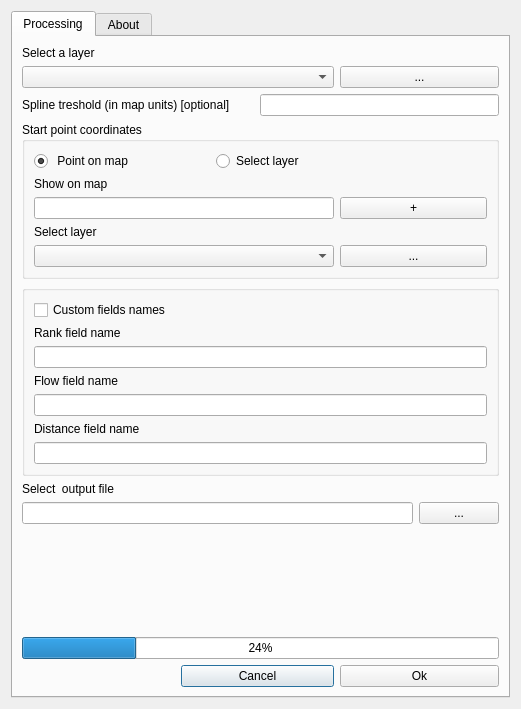
<?xml version="1.0" encoding="UTF-8"?>
<ui version="4.0">
 <class>LinesRankingDialogBase</class>
 <widget class="QDialog" name="LinesRankingDialogBase">
  <property name="enabled">
   <bool>true</bool>
  </property>
  <property name="geometry">
   <rect>
    <x>0</x>
    <y>0</y>
    <width>521</width>
    <height>709</height>
   </rect>
  </property>
  <property name="sizePolicy">
   <sizepolicy hsizetype="Preferred" vsizetype="Preferred">
    <horstretch>0</horstretch>
    <verstretch>0</verstretch>
   </sizepolicy>
  </property>
  <property name="minimumSize">
   <size>
    <width>0</width>
    <height>0</height>
   </size>
  </property>
  <property name="maximumSize">
   <size>
    <width>16777215</width>
    <height>16777215</height>
   </size>
  </property>
  <property name="mouseTracking">
   <bool>false</bool>
  </property>
  <property name="acceptDrops">
   <bool>false</bool>
  </property>
  <property name="windowTitle">
   <string>Lines Ranking</string>
  </property>
  <property name="sizeGripEnabled">
   <bool>false</bool>
  </property>
  <layout class="QGridLayout" name="gridLayout">
   <item row="0" column="0">
    <widget class="QTabWidget" name="tabWidget">
     <property name="currentIndex">
      <number>0</number>
     </property>
     <widget class="QWidget" name="tab">
      <attribute name="title">
       <string>Processing</string>
      </attribute>
      <layout class="QGridLayout" name="gridLayout_2">
       <item row="11" column="0" colspan="6">
        <widget class="QProgressBar" name="progressBar">
         <property name="value">
          <number>24</number>
         </property>
        </widget>
       </item>
       <item row="6" column="0" colspan="5">
        <widget class="QLineEdit" name="lineEdit">
         <property name="placeholderText">
          <string/>
         </property>
        </widget>
       </item>
       <item row="13" column="2" colspan="2">
        <widget class="QPushButton" name="pushButton_4">
         <property name="text">
          <string>Cancel</string>
         </property>
        </widget>
       </item>
       <item row="6" column="5">
        <widget class="QPushButton" name="pushButton">
         <property name="text">
          <string>...</string>
         </property>
        </widget>
       </item>
       <item row="13" column="4" colspan="2">
        <widget class="QPushButton" name="pushButton_3">
         <property name="text">
          <string>Ok</string>
         </property>
        </widget>
       </item>
       <item row="10" column="0" colspan="6">
        <widget class="QLabel" name="label_9">
         <property name="text">
          <string/>
         </property>
        </widget>
       </item>
       <item row="9" column="0">
        <spacer name="verticalSpacer">
         <property name="orientation">
          <enum>Qt::Vertical</enum>
         </property>
         <property name="sizeHint" stdset="0">
          <size>
           <width>20</width>
           <height>40</height>
          </size>
         </property>
        </spacer>
       </item>
       <item row="2" column="3" colspan="3">
        <widget class="QLineEdit" name="lineEdit_3">
         <property name="autoFillBackground">
          <bool>false</bool>
         </property>
         <property name="inputMethodHints">
          <set>Qt::ImhNone</set>
         </property>
         <property name="text">
          <string/>
         </property>
        </widget>
       </item>
       <item row="2" column="0" colspan="3">
        <widget class="QLabel" name="label_4">
         <property name="text">
          <string>Spline treshold (in map units) [optional]</string>
         </property>
        </widget>
       </item>
       <item row="3" column="0" colspan="6">
        <widget class="QGroupBox" name="groupBox">
         <property name="title">
          <string>Start point coordinates</string>
         </property>
         <layout class="QGridLayout" name="gridLayout_3">
          <item row="4" column="2">
           <widget class="QPushButton" name="pushButton_5">
            <property name="text">
             <string>...</string>
            </property>
           </widget>
          </item>
          <item row="1" column="0">
           <widget class="QLabel" name="label_3">
            <property name="text">
             <string>Show on map</string>
            </property>
           </widget>
          </item>
          <item row="2" column="0" colspan="2">
           <widget class="QLineEdit" name="lineEdit_2"/>
          </item>
          <item row="0" column="1" alignment="Qt::AlignHCenter">
           <widget class="QRadioButton" name="radioButton_2">
            <property name="text">
             <string>Select layer</string>
            </property>
           </widget>
          </item>
          <item row="3" column="0">
           <widget class="QLabel" name="label_5">
            <property name="text">
             <string>Select layer</string>
            </property>
           </widget>
          </item>
          <item row="0" column="0">
           <widget class="QRadioButton" name="radioButton">
            <property name="text">
             <string> Point on map</string>
            </property>
            <property name="checked">
             <bool>true</bool>
            </property>
           </widget>
          </item>
          <item row="2" column="2">
           <widget class="QPushButton" name="pushButton_2">
            <property name="text">
             <string>+</string>
            </property>
           </widget>
          </item>
          <item row="4" column="0" colspan="2">
           <widget class="QComboBox" name="comboBox_2"/>
          </item>
         </layout>
        </widget>
       </item>
       <item row="0" column="0">
        <widget class="QLabel" name="label">
         <property name="text">
          <string>Select a layer</string>
         </property>
        </widget>
       </item>
       <item row="4" column="0" colspan="6">
        <widget class="QGroupBox" name="groupBox_2">
         <property name="title">
          <string/>
         </property>
         <layout class="QVBoxLayout" name="verticalLayout">
          <item>
           <widget class="QCheckBox" name="checkBox">
            <property name="text">
             <string>Custom fields names</string>
            </property>
           </widget>
          </item>
          <item>
           <widget class="QLabel" name="label_10">
            <property name="text">
             <string>Rank field name</string>
            </property>
           </widget>
          </item>
          <item>
           <widget class="QLineEdit" name="lineEdit_4"/>
          </item>
          <item>
           <widget class="QLabel" name="label_11">
            <property name="text">
             <string>Flow field name</string>
            </property>
           </widget>
          </item>
          <item>
           <widget class="QLineEdit" name="lineEdit_5"/>
          </item>
          <item>
           <widget class="QLabel" name="label_12">
            <property name="text">
             <string>Distance field name</string>
            </property>
           </widget>
          </item>
          <item>
           <widget class="QLineEdit" name="lineEdit_6"/>
          </item>
         </layout>
        </widget>
       </item>
       <item row="5" column="0" colspan="2">
        <widget class="QLabel" name="label_2">
         <property name="text">
          <string>Select  output file</string>
         </property>
        </widget>
       </item>
       <item row="1" column="4" colspan="2">
        <widget class="QPushButton" name="pushButton_6">
         <property name="text">
          <string>...</string>
         </property>
        </widget>
       </item>
       <item row="1" column="0" colspan="4">
        <widget class="QComboBox" name="comboBox"/>
       </item>
      </layout>
     </widget>
     <widget class="QWidget" name="tab_2">
      <attribute name="title">
       <string>About</string>
      </attribute>
      <layout class="QGridLayout" name="gridLayout_4">
       <item row="4" column="0">
        <spacer name="verticalSpacer_5">
         <property name="orientation">
          <enum>Qt::Vertical</enum>
         </property>
         <property name="sizeHint" stdset="0">
          <size>
           <width>20</width>
           <height>40</height>
          </size>
         </property>
        </spacer>
       </item>
       <item row="1" column="0">
        <widget class="QLabel" name="label_7">
         <property name="acceptDrops">
          <bool>false</bool>
         </property>
         <property name="text">
          <string>The plugin calculates the rank of each segment of the connected river network and the number of tributaries flowing into the segment. The algorithm is based on constructing a mathematical representation of the network in the form of a graph, taking into account the segment length. The output can be used for visual visualizations and network explorations.</string>
         </property>
         <property name="scaledContents">
          <bool>false</bool>
         </property>
         <property name="wordWrap">
          <bool>true</bool>
         </property>
        </widget>
       </item>
       <item row="3" column="0">
        <widget class="QLabel" name="label_8">
         <property name="font">
          <font>
           <italic>true</italic>
           <underline>true</underline>
          </font>
         </property>
         <property name="cursor">
          <cursorShape>PointingHandCursor</cursorShape>
         </property>
         <property name="text">
          <string>Source code page</string>
         </property>
         <property name="openExternalLinks">
          <bool>true</bool>
         </property>
        </widget>
       </item>
       <item row="0" column="0">
        <widget class="QLabel" name="label_6">
         <property name="font">
          <font>
           <pointsize>20</pointsize>
          </font>
         </property>
         <property name="text">
          <string>Lines Ranking</string>
         </property>
        </widget>
       </item>
       <item row="7" column="0">
        <widget class="QLabel" name="label_15">
         <property name="font">
          <font>
           <italic>true</italic>
          </font>
         </property>
         <property name="text">
          <string>Julia Borisova | yulashka.htm@yandex.ru</string>
         </property>
         <property name="textInteractionFlags">
          <set>Qt::TextSelectableByMouse</set>
         </property>
        </widget>
       </item>
       <item row="5" column="0">
        <widget class="QLabel" name="label_13">
         <property name="font">
          <font>
           <pointsize>13</pointsize>
           <italic>true</italic>
          </font>
         </property>
         <property name="text">
          <string>Feel free to contact us:</string>
         </property>
        </widget>
       </item>
       <item row="6" column="0">
        <widget class="QLabel" name="label_14">
         <property name="font">
          <font>
           <italic>true</italic>
          </font>
         </property>
         <property name="tabletTracking">
          <bool>false</bool>
         </property>
         <property name="text">
          <string>Mikhail Sarafanov | mik_sar@mail.ru</string>
         </property>
         <property name="textInteractionFlags">
          <set>Qt::TextSelectableByMouse</set>
         </property>
        </widget>
       </item>
      </layout>
     </widget>
    </widget>
   </item>
  </layout>
 </widget>
 <tabstops>
  <tabstop>tabWidget</tabstop>
  <tabstop>lineEdit_3</tabstop>
  <tabstop>radioButton</tabstop>
  <tabstop>radioButton_2</tabstop>
  <tabstop>lineEdit_2</tabstop>
  <tabstop>pushButton_2</tabstop>
  <tabstop>comboBox_2</tabstop>
  <tabstop>pushButton_5</tabstop>
  <tabstop>lineEdit</tabstop>
  <tabstop>pushButton</tabstop>
  <tabstop>pushButton_3</tabstop>
  <tabstop>pushButton_4</tabstop>
 </tabstops>
 <resources/>
 <connections/>
</ui>
